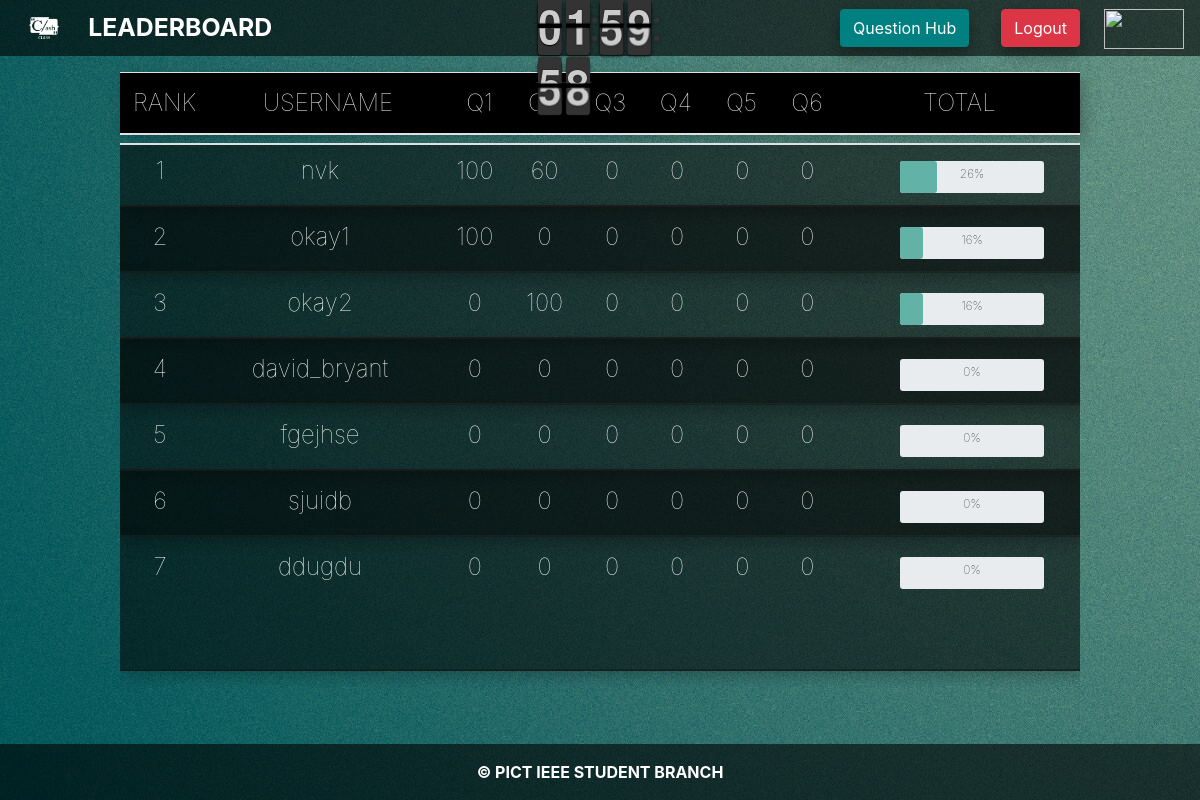
Screenshot of /basic_app/leader/ (signed in) with the database file from the repository.
### basic_app/models.py (models this page shows, shortened)
class UserProfileInfo(models.Model):
    user = models.OneToOneField(User, on_delete=models.CASCADE)
    score = models.IntegerField(default=0)
    quest1test = models.IntegerField(default=0)
    quest2test = models.IntegerField(default=0)
    quest3test = models.IntegerField(default=0)
    quest4test = models.IntegerField(default=0)
    quest5test = models.IntegerField(default=0)
    quest6test = models.IntegerField(default=0)
    totalScore = models.IntegerField(default=0)
    total = models.IntegerField(default=0)
    attempts = models.IntegerField(default=0)
    question_id = models.IntegerField(default=0)
    date_time = models.DateTimeField(default=datetime.now())
    phone1 = models.CharField(max_length=10)
    phone2 = models.CharField(max_length=10)
    name1 = models.CharField(max_length=100)
    name2 = models.CharField(max_length=100)
    email1 = models.EmailField()
    email2 = models.EmailField()
    option=models.CharField(max_length=3,default='c')
    level=models.CharField(max_length=10)

### basic_app/views.py (the view)
# urls.py: url(r'leader/$',views.leader,name='leader'),
def leader(request):
    if request.user.is_authenticated:
        a=UserProfileInfo.objects.order_by("total")
        b=a.reverse()
        dict={'list':b,'t': timer()}
        return render(request,'basic_app/Leaderboard.html',context=dict)
    else:
        return HttpResponse("This is wrong boi")

### basic_app/views.py (called while the page is built)
def timer():
    now = datetime.datetime.now()
    time = now.second + now.minute * 60 + now.hour * 60 * 60
    global endtime
    return endtime-time

### basic_app/templates/basic_app/Leaderboard.html (shortened to what this page needs)
<!doctype html>
<html lang="en">
{% load staticfiles %}
  <head>
    <link rel="stylesheet" href="{% static "css/bootstrap.min.css" %}" >
    <link rel="stylesheet" href="{% static "css/tablestyle.css" %}">
<link rel="stylesheet" href="{% static "FlipClock-master/compiled/flipclock.css" %}">
</head>
<body style="background-image:url({% static "Images/p.jpg" %}");background-size:cover;background-repeat: no-repeat;">
<nav class="navbar navbar-expand-lg  navbar-dark  fixed-top " style="height:7vh; background-color:rgba(0,0,0,0.6);">
  <img src="{% static "Images/clash.png" %}" style="height: 7vh;width:9vh;">
<B class="ml-3" style="color: white;font-size:155%">LEADERBOARD</B>
  <ul class="nav navbar-nav d-flex justify-content-end" style="width:100%;">
<div class="mt-2 mr-1 clock" style="width:30vh;height:6.5vh;margin:auto;"></div>
    <div class="col-lg-1"></div>
    <li class="nav-item ml-4">
      <a class="nav-link my-2" href="{% url 'basic_app:question_panel' %}" target="_self" style="align-self:center;">
        <button class="btn" type="button" style="color:white;box-shadow: 0 8px 16px rgba(0,0,0,0.2),0 6px 20px 0 rgba(0,0,0,0.2);background-color: teal">Question Hub</button>
      </a>
    </li>
    <li class="nav-item ml-4 my-3">
      <button class="btn btn-danger" type="button" style="color:white;box-shadow: 0 8px 16px rgba(0,0,0,0.2),0 6px 20px 0 rgba(0,0,0,0.2)"
        data-toggle="modal" data-target="#mymodal">Logout</button>
    </li>
    <li class="nav-item ml-4 mt-3">
      <img src="{% static "Images/pisb1.png" %}" style="height:5vh;width:10vh">
    </li>
  </ul>
</nav>
    <div class="container-fluid" style="margin-top: 9vh;" >
      <table class=" col-lg-9 table" style="margin-top: 6vh;border-radius: 4px;border:1px solid black">
        <thead>
          <tr class="r5">
            <th class="col-lg-1">RANK</th>
            <th class="col-lg-3">USERNAME</th>
            <th class="col-lg-1 que">Q1</th>
            <th class="col-lg-1 que">Q2</th>
            <th class="col-lg-1 que">Q3</th>
            <th class="col-lg-1 que">Q4</th>
            <th class="col-lg-1 que">Q5</th>
            <th class="col-lg-1 que">Q6</th>
            <th class="col-lg-3">TOTAL</th>
          </tr>
        </thead></table>
        <div class="back up"><table class=" col-lg-9 table table-striped-dark second">
        <tbody>
         <tbody>
        {% for userprofile in list %}
            <tr class="r1">
                {% if  not forloop.counter|divisibleby:2 %}
                <td class="col-lg-1" style="margin-left: 0vw;">{{ forloop.counter }}</td>
                 <td class="col-lg-3" >{{ userprofile.user }}</td>
                 <td class="col-lg-1 que">
                     {{ userprofile.quest1test }}
                     </td>
                   <td class="col-lg-1 que">
                       {{ userprofile.quest2test }}
                     </td>
                    <td class="col-lg-1 que">
                        {{ userprofile.quest3test }}
                        </td>
                      <td    class="col-lg-1 que">
                          {{ userprofile.quest4test }}
                         </td>
                        <td    class="col-lg-1 que">
                            {{ userprofile.quest5test }}
                            </td>
                          <td    class="col-lg-1 que">
                              {{ userprofile.quest6test }}
                              </div>
                            </div></td>
                          <td class="col-lg-3"> <div class="progress" style="color: #000;position: relative;">
                                <div class="progress-bar" role="progressbar"aria-valuenow="100" aria-valuemin="0" aria-valuemax="1000" style="width:{{ userprofile.total}}%">
                                </div>
                                <div class="pt-1"  style="align-items:center;width:100%;height:100%;position: absolute;text-align: center;">
                                    {{ userprofile.total }}%</div>
                         </div></td>
               </tr>
                    {% else %}
               <tr class="r2">
                  <td class="col-lg-1" style="margin-left: 0vw;">{{ forloop.counter }}</td>
                   <td class="col-lg-3" style="text-align:center-left;">{{ userprofile.user }}</td>
                   <td class="col-lg-1 que">
                       {{ userprofile.quest1test}}
                       </td>
                     <td class="col-lg-1 que">
                         {{ userprofile.quest2test }}
                       </td>
                      <td class="col-lg-1 que">
                          {{ userprofile.quest3test }}
                          </td>
                        <td    class="col-lg-1 que">
                            {{ userprofile.quest4test }}
                           </td>
                          <td    class="col-lg-1 que">
                              {{ userprofile.quest5test }}
                              </td>
                            <td    class="col-lg-1 que">
                                {{ userprofile.quest6test }}
                              </div></td>
                            <td    class="col-lg-3">  <div class="progress" style="color: #000;position: relative;">
                                <div class="progress-bar" role="progressbar"aria-valuenow="100" aria-valuemin="0" aria-valuemax="1000" style="width:{{ userprofile.total }}%">
                                </div>
                                <div class="pt-1"  style="align-items:center;width:100%;height:100%;position: absolute;text-align: center;">
                                    {{ userprofile.total }}%</div>
                         </div></td>
                 </tr>
                       {% endif %}
                     {% endfor %}
<nav class="navbar navbar-expand-lg navbar-dark" style="height:7vh;display: flex;justify-content: center;align-items:center; background-color:rgba(0,0,0,0.6);">
  <b style="color:white;font-weight: bold">© PICT IEEE STUDENT BRANCH</b>
</nav>
    </body>
    </html>

### basic_app/static/css/tablestyle.css (style rules this page uses)
.clock { position: relative !important; padding-top: -200px; top: -1.5vh; height: 7vh; width: 60vw; transform: scale(.6); -moz-transform: scale(.55); }
table.col-lg-9:nth-child(odd) { background-color:rgba(0,0,0,0.55); }
body { background-color:white; margin:0; }
.back { max-height: 76.5vh; overflow-y: auto; width:80vw; }
.que { width: 6vw; }
.container-fluid { display:block; text-align: center; height: 84vh; width: 100vw; background:transparent; margin-top: 1vh; border-radius: 7%; padding: 0 10vw 0 10vw; }
table { width: 80vw; color: white; background-color: rgba(203, 203, 204, 0.815); }
th, td { font-size:1.5rem; font-weight: 100; text-align: center; }
tbody tr:first-of-type td { padding-top: 1vh; margin-left: 3vw; }
tbody tr:last-of-type td { padding-bottom:10vh; }
tr { box-shadow: 4px 6px 15px rgba(0, 0, 0, 0.267); }
.r1 { border-bottom:2px solid rgba(26,25,25,0.55); }
.r5 { background-color: black }
.r2 { background-color: rgba(0, 0, 0, 0.45); border-bottom:2px solid rgba(26,25,25,0.55); }
.progress-bar { border-radius: 3px; background-color:rgba(42, 155, 138, 0.7); color:black; }
.progress { margin-top: 1vh; margin-left:4vw; border-radius: 3px; height:4vh; text-align:center; width:12vw; }
.up { margin-top: -1vh; }

### basic_app/static/FlipClock-master/compiled/flipclock.css (style rules this page uses)
.flip-clock-wrapper { font: normal 0px "Helvetica Neue", Helvetica, sans-serif; -webkit-user-select: none; }
.flip-clock-wrapper { text-align: center; position: relative; width: 100%; }
.flip-clock-wrapper:before, .flip-clock-wrapper:after { content: " "; display: table; }
.flip-clock-wrapper:after { clear: both; }

### rows the page displays
UserProfileInfo: user "nvk", quest1test "100", quest2test "60", quest3test "0", quest4test "0", quest5test "0", quest6test "0", total "26"
UserProfileInfo: user "okay1", quest1test "100", quest2test "0", quest3test "0", quest4test "0", quest5test "0", quest6test "0", total "16"
UserProfileInfo: user "okay2", quest1test "0", quest2test "100", quest3test "0", quest4test "0", quest5test "0", quest6test "0", total "16"
UserProfileInfo: user "david_bryant", quest1test "0", quest2test "0", quest3test "0", quest4test "0", quest5test "0", quest6test "0", total "0"
UserProfileInfo: user "fgejhse", quest1test "0", quest2test "0", quest3test "0", quest4test "0", quest5test "0", quest6test "0", total "0"
UserProfileInfo: user "sjuidb", quest1test "0", quest2test "0", quest3test "0", quest4test "0", quest5test "0", quest6test "0", total "0"
UserProfileInfo: user "ddugdu", quest1test "0", quest2test "0", quest3test "0", quest4test "0", quest5test "0", quest6test "0", total "0"
